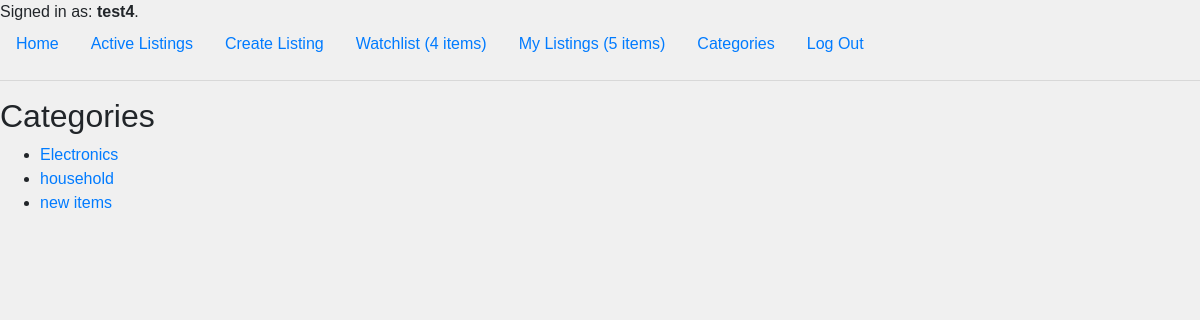
The app's page /categories/ (signed in) with its own data.
### auctions/models.py (models this page shows, shortened)
class User(AbstractUser):
    watchlist = models.OneToOneField('Watchlist', on_delete=models.CASCADE, null=True, blank=True, related_name='user_watchlist')

class Watchlist(models.Model):
    user = models.OneToOneField(User, on_delete=models.CASCADE, primary_key=True, related_name='user_watchlist')
    listings = models.ManyToManyField(Listing)

class Category(models.Model):
    name = models.CharField(max_length=255)

### auctions/views.py (the view)
# urls.py: path('categories/', category_list, name='category_list'),
def category_list(request):
    categories = Category.objects.all()
    return render(request, "auctions/category_list.html", {"categories": categories})

### auctions/templates/auctions/category_list.html
{% extends "auctions/layout.html" %}
{% block body %}
  <h2>Categories</h2>
  <ul>
    {% for category in categories %}
      <li><a href="{% url 'category_detail' category.id %}">{{ category.name }}</a></li>
    {% endfor %}
  </ul>
{% endblock %}

### auctions/templates/auctions/layout.html (shortened to what this page needs)
{% load static %}
<!DOCTYPE html>
<html lang="en">
<head>
    <link rel="stylesheet" href="https://stackpath.bootstrapcdn.com/bootstrap/4.4.1/css/bootstrap.min.css"
>
    <link href="{% static 'auctions/styles.css' %}" rel="stylesheet">
</head>
<body>
<div>
    {% if user.is_authenticated %}
        Signed in as: <strong>{{ user.username }}</strong>.
    {% else %}
        Not signed in.
    {% endif %}
</div>
<ul class="nav">
    <li class="nav-item">
        <a class="nav-link" href="{% url 'index' %}">Home</a>
    </li>
    {% if user.is_authenticated %}
        <li class="nav-item">
            <a class="nav-link" href="{% url 'active_listings' %}">Active Listings</a>
        </li>
        <li class="nav-item">
            <a class="nav-link" href="{% url 'create_listing' %}">Create Listing</a>
        </li>
        <li class="nav-item">
            <a class="nav-link" href="{% url 'watchlist' %}">Watchlist
                {% if user.user_watchlist %}
                    ({{ user.user_watchlist.listings.count }} items)
                {% endif %}
            </a>
        </li>
        <li class="nav-item">
            <a class="nav-link" href="{% url 'my_listings' %}">My Listings
                {% if user.listings_created %}
                    ({{ user.listings_created.count }} items)
                {% endif %}
            </a>
        </li>
		<li class="nav-item">
		<a class="nav-link" href="{% url 'category_list' %}">Categories</a>
		</li>
        <li class="nav-item">
            <a class="nav-link" href="{% url 'logout' %}">Log Out</a>
        </li>
    {% endif %}
</ul>
<hr>
{% block body %}
{% endblock %}
</body>
</html>

### auctions/static/auctions/styles.css (style rules this page uses)
body { font-family: 'Arial', sans-serif; margin: 0; padding: 0; background-color: #f0f0f0; }

### records on screen
User: username "test4", user_watchlist.listings.count "4", listings_created.count "5"
Category: name "Electronics"
Category: name "household"
Category: name "new items"
